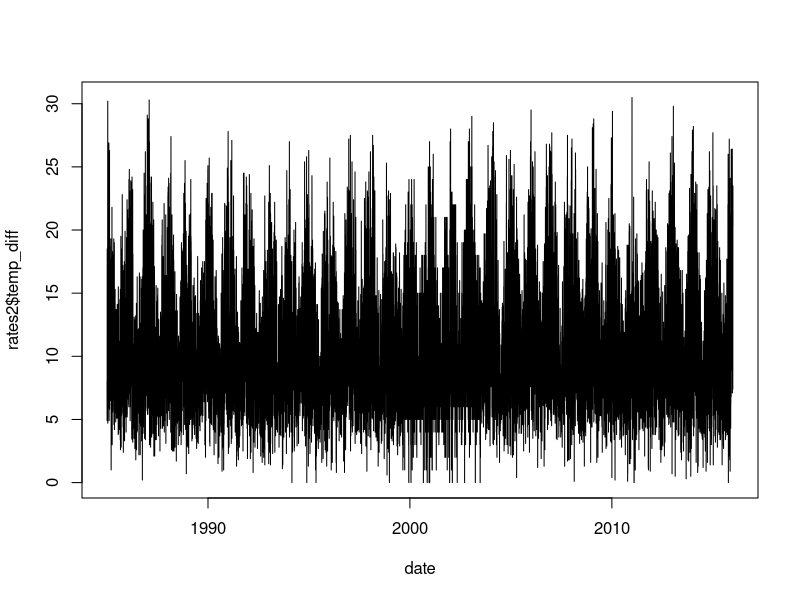
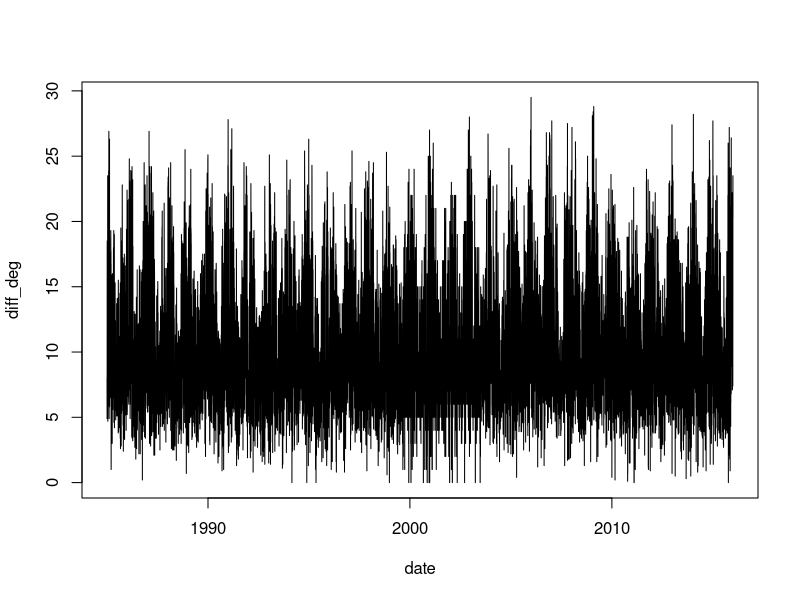

These charts were generated, in order, by the following R code:
library(pracma)
rates <- read.csv("Raw_rainfall_1985_2015_zero.csv",header = T)
date <- paste(rates$Year, rates$Month, rates$Day, sep="-")
rates2 <- read.csv("temp_diff_1985_2015_zero.csv", header=T)
diff_deg <- rates2$temp_diff
rainfall <- rates$rainfall
diff_deg <- hampel(diff_deg, k =10)
rainfall <- hampel(rainfall, k =10)
rainfall <- rainfall$y
diff_deg <- diff_deg$y
#realData <- cbind(date, diff_deg, rainfall)
date<- as.Date(date, "%Y-%m-%d")
plot(date, rates2$temp_diff, type="l")
plot(date, diff_deg, type="l")
#convert NA into 0
#diff_deg <- diff_deg[which(is.na(diff_deg))] <- 0
#rainfall <- rainfall[(is.na(rainfall))] <- 0